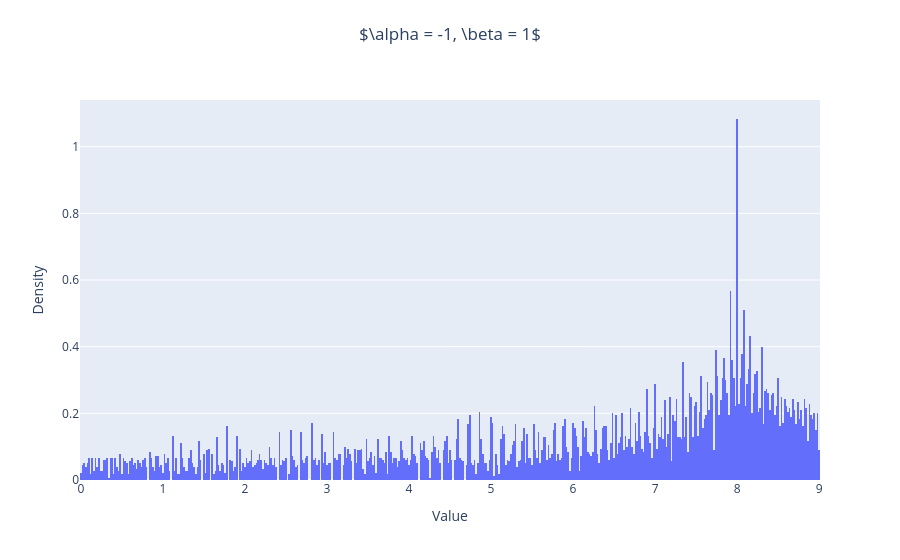

Source (notebook cell):
### Code cell
alpha, beta = -1, 1

Lambda_alpha_A_beta_D = np.real(np.linalg.eigvals(alpha*A + beta*D))

# Plot histogram
fig = px.histogram(Lambda_alpha_A_beta_D,
                   nbins=500,                  # Number of bins
                   histnorm='probability density',  # Normalize to probability density
                   title=r'$\alpha = ' + str(alpha) + r', \beta = ' + str(beta) + '$')

# Update layout to fix title display and centering
fig.update_layout(
    title={
        'text': r'$\alpha = ' + str(alpha) + r', \beta = ' + str(beta) + '$',
        'y': 0.95,  # Adjust vertical position of the title
        'x': 0.5,   # Center the title
        'xanchor': 'center',
        'yanchor': 'top',
    },
    xaxis_title="Value",
    yaxis_title="Density",
    showlegend=False  # Deactivate legend
)

# Display the figure
fig.show()

### Figure 1 — Plotly figure (JSON) as saved in the notebook; plotly's stock layout.template omitted (floating-point values rounded to 4 significant figures; data arrays with more than 128 entries replaced by an {"elided": "..."} marker saying what was removed)
{"data": [{"alignmentgroup": "True", "bingroup": "x", "histnorm": "probability density", "hovertemplate": "variable=0<br>value=%{x}<br>probability density=%{y}<extra></extra>", "legendgroup": "0", "marker": {"color": "#636efa", "pattern": {"shape": ""}}, "name": "0", "nbinsx": 500, "offsetgroup": "0", "orientation": "v", "showlegend": true, "type": "histogram", "x": {"elided": "9002 float values"}, "xaxis": "x", "yaxis": "y"}], "layout": {"autosize": true, "barmode": "relative", "legend": {"title": {"text": "variable"}, "tracegroupgap": 0}, "showlegend": false, "title": {"text": "$\\alpha = -1, \\beta = 1$", "x": 0.5, "xanchor": "center", "y": 0.95, "yanchor": "top"}, "xaxis": {"anchor": "y", "autorange": true, "domain": [0, 1], "range": [-0.01, 9.01], "title": {"text": "Value"}, "type": "linear"}, "yaxis": {"anchor": "x", "autorange": true, "domain": [0, 1], "range": [0, 1.14], "title": {"text": "Density"}}}}
